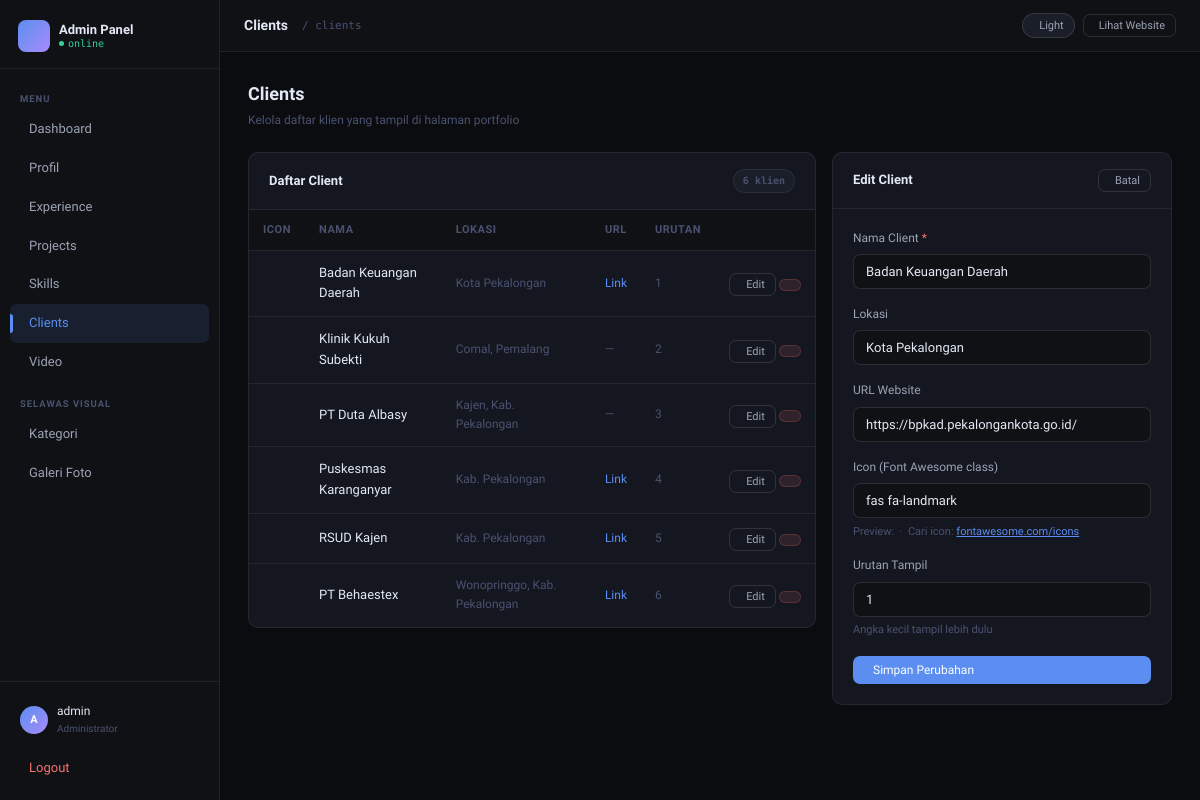
/admin/clients.php?edit=1 (signed in), run on the app's committed database.
### tables this page shows
CREATE TABLE `clients` (
  `id` int(11) NOT NULL,
  `name` varchar(150) NOT NULL,
  `location` varchar(150) DEFAULT NULL,
  `url` varchar(255) DEFAULT NULL,
  `icon_class` varchar(80) DEFAULT 'fas fa-building',
  `sort_order` int(11) DEFAULT 0
);

### admin/clients.php (the view, shortened to what this page needs)
<?php
require 'koneksi.php';
$edit = null;
if (isset($_GET['edit'])) {
    $stmt = $pdo->prepare("SELECT * FROM clients WHERE id=?");
    $stmt->execute([(int)$_GET['edit']]);
    $edit = $stmt->fetch();
}
$clients = $pdo->query("SELECT * FROM clients ORDER BY sort_order, id")->fetchAll();
require '_layout.php';
?>
<div class="page-head">
  <div class="page-head-left">
    <h2>Clients</h2>
    <p>Kelola daftar klien yang tampil di halaman portfolio</p>
  </div>
</div>
<div style="display:grid;grid-template-columns:1fr 340px;gap:16px;align-items:start">
  <div class="card">
    <div class="card-header">
      <span class="card-title">Daftar Client</span>
      <span class="badge badge-dim"><?= count($clients) ?> klien</span>
    </div>
    <div style="overflow-x:auto">
      <?php if (empty($clients)): ?>
        <p style="padding:20px;color:var(--text-dim)">Belum ada client. Tambahkan di form sebelah kanan.</p>
      <?php else: ?>
        <table class="table">
          <thead>
            <tr>
              <th>Icon</th>
              <th>Nama</th>
              <th>Lokasi</th>
              <th>URL</th>
              <th>Urutan</th>
              <th></th>
            </tr>
          </thead>
          <tbody>
            <?php foreach ($clients as $c): ?>
            <tr>
              <td><i class="<?= htmlspecialchars($c['icon_class']) ?>" style="font-size:16px;color:var(--accent)"></i></td>
              <td style="font-weight:500;color:var(--text-hi)"><?= htmlspecialchars($c['name']) ?></td>
              <td style="color:var(--text-dim);font-size:12px"><?= htmlspecialchars($c['location'] ?? '-') ?></td>
              <td style="font-size:12px">
                <?php if ($c['url']): ?>
                  <a href="<?= htmlspecialchars($c['url']) ?>" target="_blank" rel="noopener"
                     style="color:var(--accent);text-decoration:none">
                    <i class="lucide lucide-external-link" style="font-size:11px"></i> Link
                  </a>
                <?php else: ?>
                  <span style="color:var(--text-dim)">—</span>
                <?php endif; ?>
              </td>
              <td style="color:var(--text-dim);font-size:12px"><?= $c['sort_order'] ?></td>
              <td style="text-align:right;white-space:nowrap">
                <a href="clients.php?edit=<?= $c['id'] ?>" class="btn btn-ghost btn-sm">
                  <i class="lucide lucide-pencil"></i> Edit
                </a>
                <a href="clients.php?hapus=<?= $c['id'] ?>" class="btn btn-danger btn-sm"
                   onclick="return confirm('Hapus client <?= htmlspecialchars($c['name']) ?>?')">
                </a>
              </td>
            </tr>
            <?php endforeach; ?>
          </tbody>
        </table>
      <?php endif; ?>
    </div>
  </div>
  <div class="card">
    <div class="card-header">
      <span class="card-title"><?= $edit ? 'Edit Client' : 'Tambah Client' ?></span>
      <?php if ($edit): ?>
        <a href="clients.php" class="btn btn-ghost btn-sm"><i class="lucide lucide-x"></i> Batal</a>
      <?php endif; ?>
    </div>
    <div class="card-body">
      <form method="POST">
        <div class="form-group">
          <label class="form-label">Nama Client <span style="color:var(--red)">*</span></label>
          <input type="text" name="name" class="form-control"
                 placeholder="cth: PT Behaestex"
                 value="<?= htmlspecialchars($edit['name'] ?? '') ?>" required>
        </div>
        <div class="form-group">
          <label class="form-label">Lokasi</label>
          <input type="text" name="location" class="form-control"
                 placeholder="cth: Wonopringgo, Kab. Pekalongan"
                 value="<?= htmlspecialchars($edit['location'] ?? '') ?>">
        </div>
        <div class="form-group">
          <label class="form-label">URL Website</label>
          <input type="text" name="url" class="form-control"
                 placeholder="https://... (kosongkan jika tidak ada)"
                 value="<?= htmlspecialchars($edit['url'] ?? '') ?>">
        </div>
        <div class="form-group">
          <label class="form-label">Icon (Font Awesome class)</label>
          <input type="text" name="icon_class" class="form-control"
                 placeholder="cth: fas fa-hospital"
                 value="<?= htmlspecialchars($edit['icon_class'] ?? 'fas fa-building') ?>">
          <div class="form-sub" style="margin-top:5px">
            Preview: <i class="<?= htmlspecialchars($edit['icon_class'] ?? 'fas fa-building') ?>" id="icon-preview" style="color:var(--accent)"></i>
            &nbsp;·&nbsp; Cari icon: <a href="https://fontawesome.com/icons" target="_blank" style="color:var(--accent)">fontawesome.com/icons</a>
          </div>
        </div>
        <div class="form-group">
          <label class="form-label">Urutan Tampil</label>
          <input type="number" name="sort_order" class="form-control" min="0"
                 value="<?= htmlspecialchars($edit['sort_order'] ?? 0) ?>">
          <div class="form-sub">Angka kecil tampil lebih dulu</div>
        </div>
        <button type="submit" class="btn btn-primary" style="width:100%">
          <?= $edit ? 'Simpan Perubahan' : 'Tambah Client' ?>
        </button>
      </form>
    </div>
  </div>
</div>
</div></div>
</body></html>

### admin/_layout.php (style rules this page uses)
[data-theme="dark"] { --bg: #0a0c0f; --bg2: #0f1115; --surface: #141720; --surface2: #1a1e28; --border: rgba(255,255,255,0.07); --border2: rgba(255,255,255,0.12); --text: #9ba3b5; --text-hi: #e2e8f4; --text-dim: #4a5270; --accent: #5b8ef0; --accent2: #3d6fd6; --accent-g: linear-gradient(135deg, #5b8ef0, #a78bfa); --green: #34d399; --amber: #fbbf24; --red: #f87171; --shadow: 0 4px 24px rgba(0,0,0,0.5); }
:root { --r: 10px; --r2: 7px; --sidebar: 220px; --font: 'Geist', system-ui, sans-serif; --mono: 'Geist Mono', monospace; }
*, *::before, *::after { box-sizing: border-box; margin: 0; padding: 0; }
html { font-size: 14px; scroll-behavior: smooth; }
body { font-family: var(--font); background: var(--bg); color: var(--text); min-height: 100vh; line-height: 1.6; display: flex; transition: background 0.2s, color 0.2s; will-change: background; }
.card { background: var(--surface); border: 1px solid var(--border); border-radius: var(--r); overflow: hidden; transition: background 0.2s, border-color 0.2s; }
.card-body { padding: 20px; }
.card-header { padding: 16px 20px; border-bottom: 1px solid var(--border); display: flex; align-items: center; justify-content: space-between; gap: 12px; }
.card-title { font-size: 13px; font-weight: 600; color: var(--text-hi); }
.btn { display: inline-flex; align-items: center; gap: 6px; padding: 8px 14px; border-radius: var(--r2); font-size: 12px; font-weight: 500; border: none; cursor: pointer; text-decoration: none; transition: all 0.15s; font-family: var(--font); line-height: 1; }
.btn-primary { background: var(--accent); color: #fff; }
.btn-ghost { background: transparent; border: 1px solid var(--border2); color: var(--text); }
.btn-danger { background: rgba(248,113,113,0.12); color: var(--red); border: 1px solid rgba(248,113,113,0.2); }
.btn-sm { padding: 5px 10px; font-size: 11px; }
table { width: 100%; border-collapse: collapse; }
thead th { padding: 11px 14px; text-align: left; font-size: 11px; font-weight: 600; letter-spacing: 0.05em; text-transform: uppercase; color: var(--text-dim); border-bottom: 1px solid var(--border); background: var(--bg2); white-space: nowrap; }
tbody td { padding: 12px 14px; border-bottom: 1px solid var(--border); font-size: 13px; vertical-align: middle; }
tbody tr:last-child td { border-bottom: none; }
.badge { display: inline-flex; align-items: center; gap: 4px; padding: 3px 9px; border-radius: 99px; font-size: 10px; font-weight: 600; font-family: var(--mono); }
.badge-dim { background: var(--surface2); color: var(--text-dim); border: 1px solid var(--border); }
.form-group { margin-bottom: 16px; }
.form-label { display: block; font-size: 12px; color: var(--text); margin-bottom: 6px; font-weight: 500; }
.form-sub { font-size: 11px; color: var(--text-dim); margin-top: 4px; }
.form-control { width: 100%; padding: 9px 12px; background: var(--bg2); border: 1px solid var(--border2); border-radius: var(--r2); color: var(--text-hi); font-size: 13px; font-family: var(--font); transition: border-color 0.15s, box-shadow 0.15s; outline: none; }
.form-control::placeholder { color: var(--text-dim); }
.page-head { display: flex; align-items: center; justify-content: space-between; gap: 12px; margin-bottom: 22px; flex-wrap: wrap; }
.page-head-left h2 { font-size: 18px; font-weight: 600; color: var(--text-hi); }
.page-head-left p { font-size: 12px; color: var(--text-dim); margin-top: 2px; }

### data on the page
clients: name "Badan Keuangan Daerah", location "Kota Pekalongan", sort_order "1", url "https://bpkad.pekalongankota.go.id/", icon_class "fas fa-landmark"
clients: name "Klinik Kukuh Subekti", location "Comal, Pemalang", sort_order "2"
clients: name "PT Duta Albasy", location "Kajen, Kab. Pekalongan", sort_order "3"
clients: name "Puskesmas Karanganyar", location "Kab. Pekalongan", sort_order "4"
clients: name "RSUD Kajen", location "Kab. Pekalongan", sort_order "5"
clients: name "PT Behaestex", location "Wonopringgo, Kab. Pekalongan", sort_order "6"

### other printed values
$m['label'] "Dashboard"
$m['label'] "Profil"
$m['label'] "Experience"
$m['label'] "Projects"
$m['label'] "Skills"
$m['label'] "Clients"
$m['label'] "Video"
$m['label'] "Kategori"
$m['label'] "Galeri Foto"
substr($_SESSION['username'] ?? 'A', 0, 1) "A"
$_SESSION['username'] "admin"
$page_title "Clients"
$active_menu "clients"
count($clients) "6"
